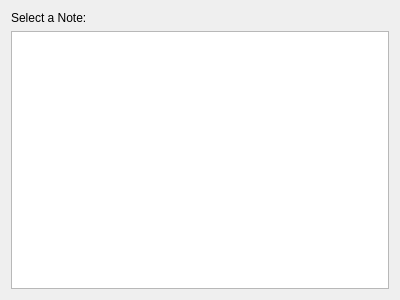
<?xml version="1.0" encoding="UTF-8"?>
<ui version="4.0">
 <class>EditLinkForm</class>
 <widget class="QWidget" name="EditLinkForm">
  <property name="geometry">
   <rect>
    <x>0</x>
    <y>0</y>
    <width>400</width>
    <height>300</height>
   </rect>
  </property>
  <property name="windowTitle">
   <string>Note List</string>
  </property>
  <layout class="QVBoxLayout" name="verticalLayout">
   <item>
    <widget class="QLabel" name="label">
     <property name="text">
      <string>Select a Note:</string>
     </property>
    </widget>
   </item>
   <item>
    <widget class="QListView" name="noteListView"/>
   </item>
  </layout>
 </widget>
 <resources/>
 <connections/>
</ui>
